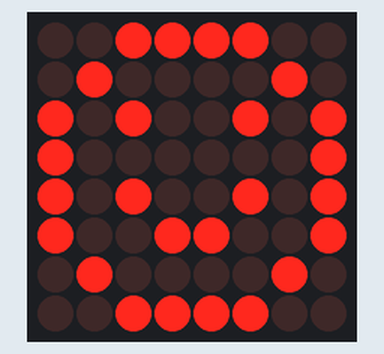
This sketch was run on a simulated Arduino Uno, built with avr-gcc and run on an emulated ATmega328P. Parts: 8×8 LED matrix.

Above: at 0.1 s.
At 5.1 s:
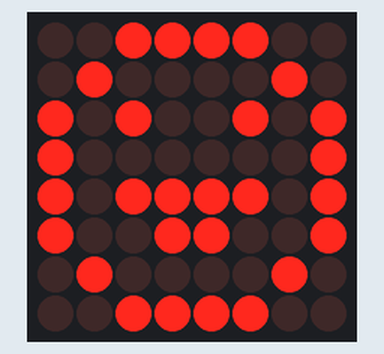

The sketch:

Smile.ino
```cpp
#include <SPI.h>
#include <Adafruit_GFX.h>
#include <Max72xxPanel.h>

int pinCS = 9;
int numberOfHorizontalDisplays = 1; // количество матриц по-горизонтали
int numberOfVerticalDisplays = 1; // количество матриц по-вертикали

Max72xxPanel matrix = Max72xxPanel(pinCS, numberOfHorizontalDisplays, numberOfVerticalDisplays);

const byte data1[8] = {
    0b00111100,
    0b01000010,
    0b10100101,
    0b10000001,
    0b10100101,
    0b10011001,
    0b01000010,
    0b00111100
};


const byte data2[8] = {
    0b00111100,
    0b01000010,
    0b10100101,
    0b10000001,
    0b10111101,
    0b10011001,
    0b01000010,
    0b00111100
};

void setup() {
    matrix.setIntensity(7); // яркость от 0 до 15

    matrix.fillScreen(LOW); // очистка матрицы
    for ( int y = 0; y < 8; y++ ) {
        for ( int x = 0; x < 8; x++ ) {
            // зажигаем x-й пиксель в y-й строке
            matrix.drawPixel(x, y, data1[y] & (1<<x));
        }
    }
    matrix.write(); // вывод всех пикселей на матрицу
delay(5000);


    matrix.fillScreen(LOW); // очистка матрицы
    for ( int y = 0; y < 8; y++ ) {
        for ( int x = 0; x < 8; x++ ) {
            // зажигаем x-й пиксель в y-й строке
            matrix.drawPixel(x, y, data2[y] & (1<<x));
        }
    }
    matrix.write();


}

void loop() {
}
```
